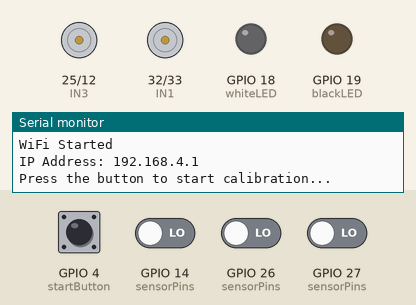
Recording of a sketch running on a simulated ESP32. On the bench: motor-driver pin pairs drawn as motors (green arrow = first pin HIGH = forward, orange = second pin HIGH = backward, longer = more drive), output pins drawn as LEDs (lit = HIGH), the last lines printed to the serial monitor. The test bench sets the inputs (shaded band); at power-on: GPIO 4 (startButton) HIGH, GPIO 14 (sensorPins), GPIO 26 (sensorPins), GPIO 27 (sensorPins) LOW.

Above: at 0.8 s.
0.9 s: GPIO 4 (startButton) pulled LOW for 0.15 s
At 2.3 s:
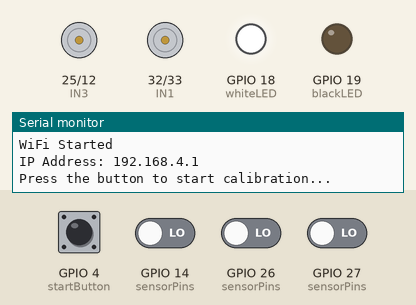
6.7 s: GPIO 14 (sensorPins) driven HIGH
At 9.5 s:
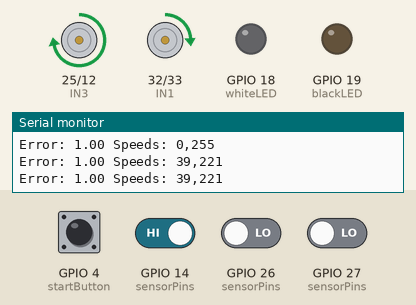
9.7 s: GPIO 26 (sensorPins) driven HIGH
At 10.2 s:
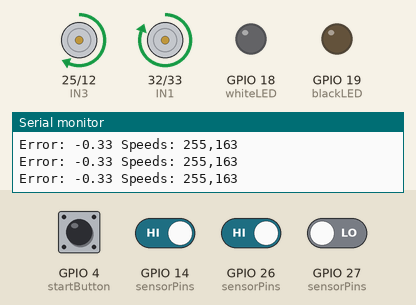
11.2 s: GPIO 27 (sensorPins) driven HIGH
At 12.4 s:
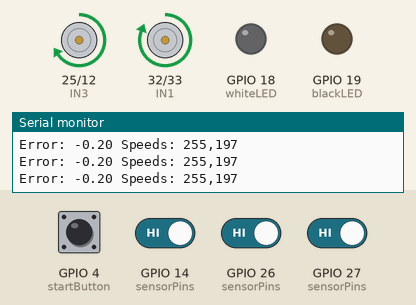
12.7 s: GPIO 14 (sensorPins) driven LOW
At 13.6 s:
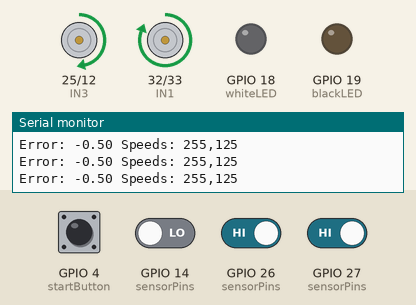
14.2 s: GPIO 26 (sensorPins) driven LOW and GPIO 27 (sensorPins) driven LOW
At 14.6 s:
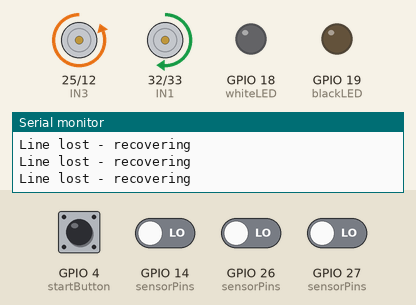
Timing chart, 0 to 16.7 s (numbered marks = the images above; inputs shaded):
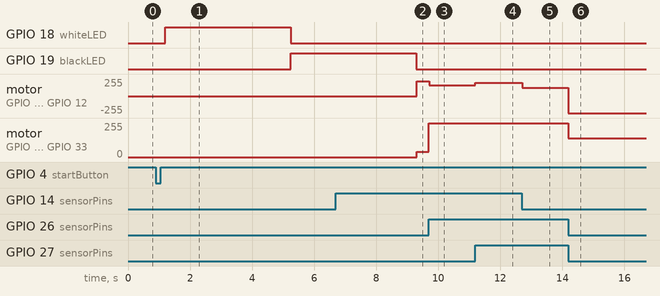

The sketch:

line_following_FV1.ino
```cpp
#include <QTRSensors.h>
#include <WiFi.h>
#include <ESPAsyncWebServer.h>
#include <AsyncTCP.h>
#include <WebSerial.h>

// -------- LINE SENSOR SETUP --------
QTRSensors qtr;
const uint8_t SensorCount = 3;
uint16_t sensorValues[SensorCount];
const uint8_t sensorPins[] = {26, 27, 14};
const int weights[3] = {-1, 0, 1};   // Precomputed weights

// -------- MOTOR PINS --------
int IN1 = 32;
int IN2 = 33;
int IN3 = 25;
int IN4 = 12;

// -------- BUTTON AND LED --------
int startButton = 4;
int whiteLED = 18;
int blackLED = 19;

// -------- CALIBRATION --------
uint16_t whiteValues[SensorCount] = {0,0,0};
uint16_t blackValues[SensorCount] = {0,0,0};
uint16_t thresholds[SensorCount];

// -------- MOTOR CONTROL --------
int baseSpeed = 255;
float Kp = 0.7;
float Kd = 0.4;

float previousError = 0;
int lastDirection = 0;

// -------- ROBOT STATE --------
bool robotRunning = true;

// -------- DEBUG TIMER --------
unsigned long lastDebug = 0;

// -------- WIFI + WEBSERIAL --------
const char* ssid = "2sDIZONRobot";
const char* password = "12345678";
AsyncWebServer server(80);

// -------- FUNCTIONS --------
void stopMotors() {
  analogWrite(IN1, 0);
  analogWrite(IN3, 0);

  digitalWrite(IN1, LOW);
  digitalWrite(IN2, LOW);
  digitalWrite(IN3, LOW);
  digitalWrite(IN4, LOW);
}

void recvMsg(uint8_t *data, size_t len) {
  String message = "";
  for(int i = 0; i < len; i++) message += char(data[i]);
  message.trim();

  Serial.print("Received: ");
  Serial.println(message);
  WebSerial.print("Received: ");
  WebSerial.println(message);

  if(message == "STOP"){
    robotRunning = false;
    stopMotors();
    WebSerial.println("Robot Stopped");
  }

  if(message == "START"){
    robotRunning = true;
    WebSerial.println("Robot Running");
  }
}

// -------- SETUP --------
void setup() {
  Serial.begin(115200);

  WiFi.softAP(ssid, password);
  Serial.println();
  Serial.println("WiFi Started");
  Serial.print("IP Address: ");
  Serial.println(WiFi.softAPIP());

  WebSerial.begin(&server);
  WebSerial.onMessage(recvMsg);
  server.begin();
  WebSerial.println("ESP32 Robot Online");

  qtr.setTypeRC();
  qtr.setSensorPins(sensorPins, SensorCount);

  pinMode(IN1, OUTPUT);
  pinMode(IN2, OUTPUT);
  pinMode(IN3, OUTPUT);
  pinMode(IN4, OUTPUT);
  pinMode(startButton, INPUT_PULLUP);
  pinMode(whiteLED, OUTPUT);
  pinMode(blackLED, OUTPUT);

  Serial.println("Press the button to start calibration...");
  WebSerial.println("Press the button to start calibration...");
  while(digitalRead(startButton) == HIGH);
  delay(300);

  // WHITE CALIBRATION
  digitalWrite(whiteLED, HIGH);
  WebSerial.println("White calibration...");
  delay(3000);

  for(int i = 0; i < 20; i++){
    qtr.read(sensorValues);
    for(int j = 0; j < SensorCount; j++)
      whiteValues[j] += sensorValues[j];
    delay(50);
  }

  for(int j = 0; j < SensorCount; j++)
    whiteValues[j] /= 20;

  digitalWrite(whiteLED, LOW);

  // BLACK CALIBRATION
  digitalWrite(blackLED, HIGH);
  WebSerial.println("Black calibration...");
  delay(3000);

  for(int i = 0; i < 20; i++){
    qtr.read(sensorValues);
    for(int j = 0; j < SensorCount; j++)
      blackValues[j] += sensorValues[j];
    delay(50);
  }

  for(int j = 0; j < SensorCount; j++)
    blackValues[j] /= 20;

  digitalWrite(blackLED, LOW);

  for(int j = 0; j < SensorCount; j++)
    thresholds[j] = (whiteValues[j] + blackValues[j]) / 2;

  Serial.println("Calibration Complete!");
  WebSerial.println("Calibration Complete!");
}

// -------- LOOP --------
void loop() {

  if(!robotRunning){
    stopMotors();
    return;
  }

  qtr.read(sensorValues);

  bool lineDetected = false;

  for(int i = 0; i < SensorCount; i++){
    if(sensorValues[i] > thresholds[i]){
      lineDetected = true;
      break;
    }
  }

  // -------- LINE LOST RECOVERY --------
  if(!lineDetected){

    int recoverSpeed = 140;

    if(lastDirection >= 0){
      analogWrite(IN1,0);
      digitalWrite(IN2,HIGH);
      analogWrite(IN3,recoverSpeed);
      digitalWrite(IN4,LOW);
    }
    else{
      analogWrite(IN1,recoverSpeed);
      digitalWrite(IN2,LOW);
      analogWrite(IN3,0);
      digitalWrite(IN4,HIGH);
    }

    if(millis() - lastDebug > 120){
      lastDebug = millis();
      Serial.println("Line lost - recovering");
      WebSerial.println("Line lost - recovering");
    }

    return;
  }

  // -------- ERROR CALCULATION --------
  float position = 0;
  float total = 0;

  for(int i = 0; i < SensorCount; i++){
    int value = sensorValues[i] - thresholds[i];
    if(value < 0) value = 0;

    position += value * weights[i];
    total += value;
  }

  float error = (total > 0) ? position / total : 0;

  if(error > 0.2) lastDirection = 1;
  else if(error < -0.2) lastDirection = -1;

  // -------- PD CONTROL --------
  float derivative = error - previousError;
  float correction = (Kp * error) + (Kd * derivative);
  previousError = error;

  float turnFactor = (error > 0) ? error : -error;

  int dynamicBaseSpeed = baseSpeed * (1.0 - 0.5 * turnFactor);
  dynamicBaseSpeed = constrain(dynamicBaseSpeed,130,baseSpeed);

  int adjust = correction * dynamicBaseSpeed;

  int speedLeft  = dynamicBaseSpeed - adjust;
  int speedRight = dynamicBaseSpeed + adjust;

  speedLeft  = constrain(speedLeft,0,255);
  speedRight = constrain(speedRight,0,255);

  // -------- MOTOR DRIVE --------
  analogWrite(IN1,speedLeft);
  digitalWrite(IN2,LOW);

  analogWrite(IN3,speedRight);
  digitalWrite(IN4,LOW);

  // -------- DEBUG (RATE LIMITED) --------
  if(millis() - lastDebug > 80){

    lastDebug = millis();

    Serial.print("Error: "); Serial.print(error);
    Serial.print(" Speeds: "); Serial.print(speedLeft);
    Serial.print(","); Serial.println(speedRight);

    WebSerial.print("Error: "); WebSerial.print(error);
    WebSerial.print(" Speeds: "); WebSerial.print(speedLeft);
    WebSerial.print(","); WebSerial.println(speedRight);
  }
}
```

Measured:
- after the input at 0.9 s, GPIO 18 (whiteLED): LOW → HIGH after 0.30 s, → LOW 4.1 s later; GPIO 19 (blackLED): LOW → HIGH after 4.4 s
- after the input at 6.7 s, motor on GPIO 25 (IN3) / GPIO 12 (IN4): stopped → forward 221/255 after 2.6 s; motor on GPIO 32 (IN1) / GPIO 33 (IN2): stopped → forward 39/255 after 2.6 s
- after the input at 9.7 s, motor on GPIO 25 (IN3) / GPIO 12 (IN4): forward 221/255 → forward 163/255 at once; motor on GPIO 32 (IN1) / GPIO 33 (IN2): forward 39/255 → forward 255/255 at once
- after the input at 11.2 s, motor on GPIO 25 (IN3) / GPIO 12 (IN4): forward 163/255 → forward 197/255 at once
- after the input at 12.7 s, motor on GPIO 25 (IN3) / GPIO 12 (IN4): forward 197/255 → forward 125/255 at once
- after the input at 14.2 s, motor on GPIO 25 (IN3) / GPIO 12 (IN4): forward 125/255 → backward 255/255 at once; motor on GPIO 32 (IN1) / GPIO 33 (IN2): forward 255/255 → forward 140/255 at once
